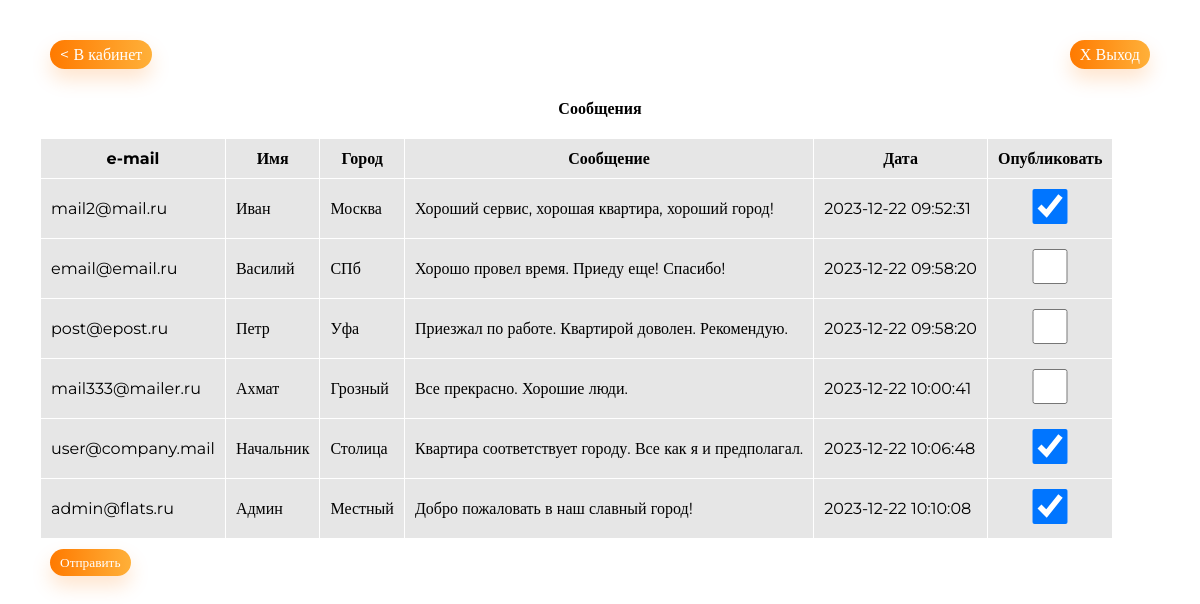
The app's page /management/management.php?page=message (signed in) with its own data.
### tables this page shows
CREATE TABLE `reviews` (
  `id` int UNSIGNED NOT NULL,
  `email` varchar(32) NOT NULL,
  `name` varchar(32) NOT NULL,
  `city` varchar(32) NOT NULL,
  `message` varchar(384) NOT NULL,
  `is_view` tinyint(1) NOT NULL DEFAULT '0',
  `is_published` tinyint(1) NOT NULL DEFAULT '0',
  `date` timestamp NOT NULL DEFAULT CURRENT_TIMESTAMP
);

### admin/layouts/message-form.php (the view, shortened to what this page needs)
<form action="<?= 'http://'. $_SERVER['HTTP_HOST'] . '/management/post.php' ?>" method="post">
    <table class="management__table">
        <thead>
        <tr>
            <th>e-mail</th>
            <th>Имя</th>
            <th>Город</th>
            <th>Сообщение</th>
            <th>Дата</th>
            <th>Опубликовать</th>
        </tr>
        </thead>
        <tbody>
        <?php foreach ($messages as $message) : ?>
            <tr>
                <td><?= $message['email'] ?></td>
                <td><?= $message['name'] ?></td>
                <td><?= $message['city'] ?></td>
                <td><?= $message['message'] ?></td>
                <td><?= $message['date'] ?></td>
                <td><input class="td-input" type="checkbox" name="checkeds[]" value="<?= $message['id'] ?>"
                        <?php if ($message['is_published']) {echo 'checked';} ?>></td>
            </tr>
        <?php endforeach; ?>
        </tbody>
    </table>
    <button class="btn" type="submit">Отправить</button>
</form>

### public/assets/css/style.css (style rules this page uses)
* { padding: 0; margin: 0; border: 0; }
*, *:before, *:after { -webkit-box-sizing: border-box; box-sizing: border-box; }
input, button, textarea { font-family: inherit; }
button { cursor: pointer; background-color: inherit; }
body { font-family: "Montserrat"; font-weight: 400; }
.btn { background: -o-linear-gradient(0.23deg, #FF7A00 0.2%, #FFB039 99.82%); background: linear-gradient(89.77deg, #FF7A00 0.2%, #FFB039 99.82%); -webkit-box-shadow: 0px 10px 20px rgba(255, 122, 0, 0.2); box-shadow: 0px 10px 20px rgba(255, 122, 0, 0.2); border-radius: 25px; color: #FFFFFF; }
input { width: 100%; height: 35px; padding: 10px 20px; border: 1px solid rgba(17, 17, 17, 0.5); border-radius: 10px; }

### records on screen
reviews: email "mail2@mail.ru", name "Иван", city "Москва", message "Хороший сервис, хорошая квартира, хороший город!", date "2023-12-22 09:52:31", is_published "☑"
reviews: email "email@email.ru", name "Василий", city "СПб", message "Хорошо провел время. Приеду еще! Спасибо!", date "2023-12-22 09:58:20"
reviews: email "post@epost.ru", name "Петр", city "Уфа", message "Приезжал по работе. Квартирой доволен. Рекомендую.", date "2023-12-22 09:58:20"
reviews: email "mail333@mailer.ru", name "Ахмат", city "Грозный", message "Все прекрасно. Хорошие люди.", date "2023-12-22 10:00:41"
reviews: email "user@company.mail", name "Начальник", city "Столица", message "Квартира соответствует городу. Все как я и предполагал.", date "2023-12-22 10:06:48", is_published "☑"
reviews: email "admin@flats.ru", name "Админ", city "Местный", message "Добро пожаловать в наш славный город!", date "2023-12-22 10:10:08", is_published "☑"
